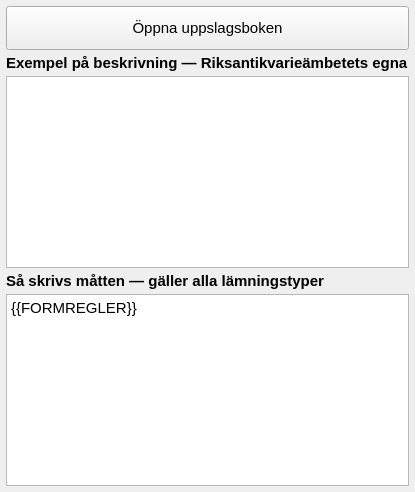
          <widget class="QWidget" name="tab_4">
            <attribute name="title">
              <string>Uppslag</string>
            </attribute>
            <layout class="QGridLayout" name="gridLayout_10">
              <item row="0" column="0">
                <widget class="QPushButton" name="knapp_uppslagsbok">
                  <property name="text">
                    <string>Öppna uppslagsboken</string>
                  </property>
                  <property name="toolTip">
                    <string>Alla lämningstyper med definition, mått och jämförelser. Öppnas i webbläsaren och ligger i arbetsmappen — den fungerar utan täckning.</string>
                  </property>
                  <property name="minimumSize"><size><width>0</width><height>44</height></size></property>
                  <property name="maximumSize"><size><width>16777215</width><height>44</height></size></property>
                  <property name="font"><font><family>Tahoma</family><pointsize>11</pointsize></font></property>
                </widget>
              </item>
              <item row="3" column="0" alignment="Qt::AlignLeft|Qt::AlignTop">
                <widget class="QLabel" name="label_beskrivningsexempel">
                  <property name="text">
                    <string>Exempel på beskrivning — Riksantikvarieämbetets egna</string>
                  </property>
                  <property name="maximumSize"><size><width>16777215</width><height>16777215</height></size></property><property name="font"><font><family>Tahoma</family><pointsize>11</pointsize><bold>true</bold><weight>75</weight></font></property><property name="wordWrap"><bool>false</bool></property></widget>
              </item>
              <item row="4" column="0">
                <widget class="QTextBrowser" name="beskrivningsexempel">
                  <property name="toolTip">
                    <string>Färdiga beskrivningar för vald lämningstyp, ur Exempelsamlingen. Varje exempel är märkt med de egenskapsvärden det gäller — Form, Typ, Bytesdjur — så att rätt exempel går att välja.</string>
                  </property>
                <property name="font"><font><family>Tahoma</family><pointsize>11</pointsize></font></property></widget>
              </item>
              <item row="5" column="0" alignment="Qt::AlignLeft|Qt::AlignTop">
                <widget class="QLabel" name="label_formregler">
                  <property name="text">
                    <string>Så skrivs måtten — gäller alla lämningstyper</string>
                  </property>
                  <property name="maximumSize"><size><width>16777215</width><height>16777215</height></size></property><property name="font"><font><family>Tahoma</family><pointsize>11</pointsize><bold>true</bold><weight>75</weight></font></property><property name="wordWrap"><bool>false</bool></property></widget>
              </item>
              <item row="6" column="0">
                <widget class="QTextBrowser" name="formregellista">
                  <property name="html">
                    <string>{{FORMREGLER}}</string>
                  </property>
                  <property name="toolTip">
                    <string>Fälthandbokens allmänna formregler. Den regel som gäller just den här lämningstypen står under Mått på första fliken.</string>
                  </property>
                <property name="font"><font><family>Tahoma</family><pointsize>11</pointsize></font></property></widget>
              </item>
            <property name="leftMargin"><number>6</number></property><property name="topMargin"><number>6</number></property><property name="rightMargin"><number>6</number></property><property name="bottomMargin"><number>6</number></property><property name="spacing"><number>4</number></property></layout>
          </widget>
